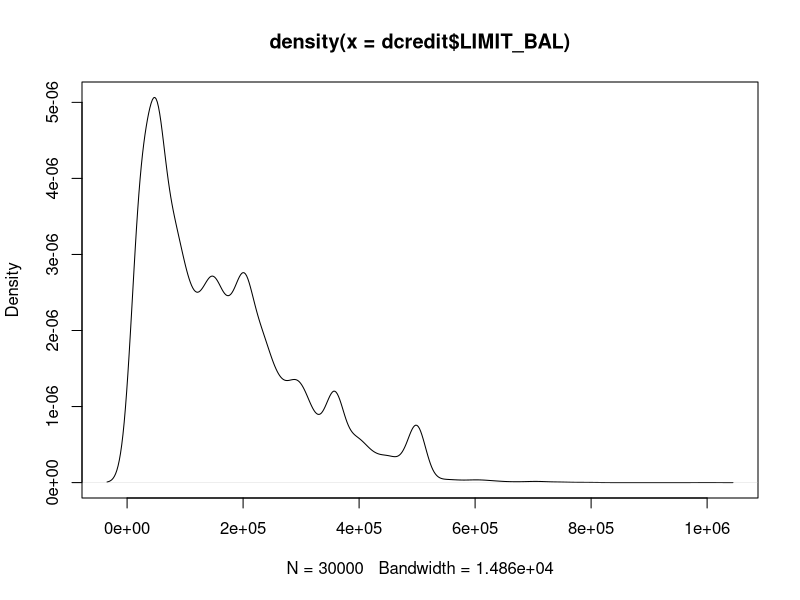
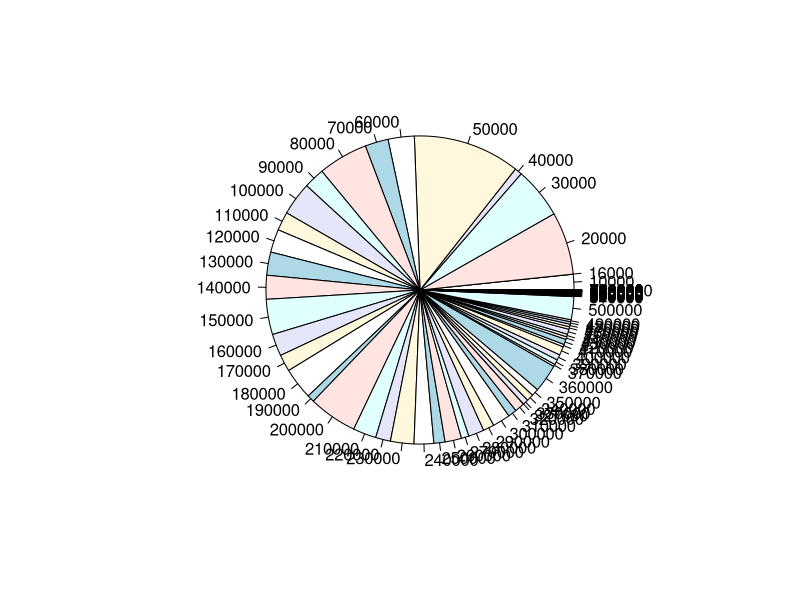
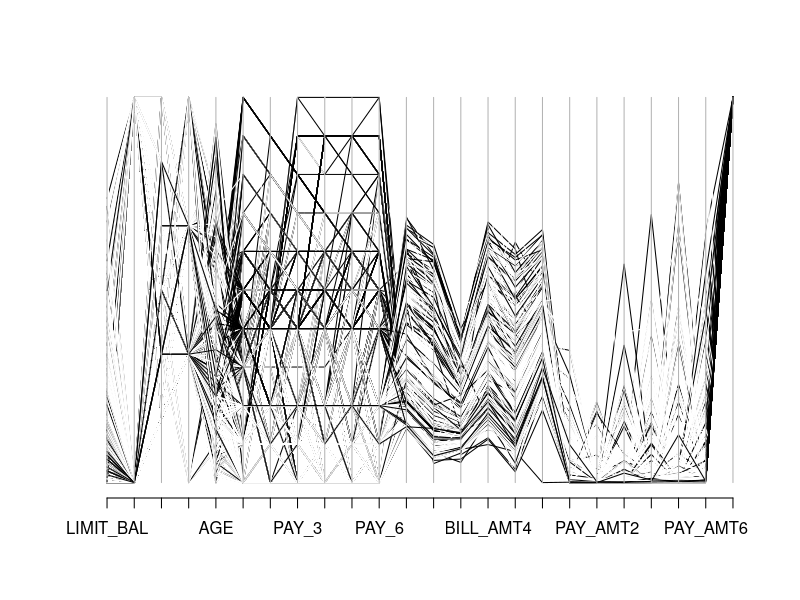

Reproduce these figures in R, in order. (Note: this script raises an error after producing the figures.)
rm(list=ls(all=TRUE));
dcredit = read.csv("test.csv" )
str(dcredit)
dim(dcredit)
names(dcredit)
head(dcredit)
tail(dcredit)
dcredit[100:105,]
dcredit[100:105,"ID"]
summary(dcredit)
quantile(dcredit$LIMIT_BAL)
quantile(dcredit$LIMIT_BAL, c(.1, .3, .65))
var(dcredit$LIMIT_BAL)
plot(density(dcredit$LIMIT_BAL))
pie(table(dcredit$LIMIT_BAL))
library(MASS)
parcoord(dcredit[2:25], col=dcredit$default.payment.next.month)

#prepare data
k <- c(1:30000);
trainIndex <- sample(k,20000);

set.seed(1234)
ind <- sample(2, nrow(dcredit), replace=TRUE, prob=c(0.7, 0.3))
trainData <- dcredit[ind==1,]
testData <- dcredit[ind==2,]

#mode

#tree
library(party)

myFormula <- VAL~ LIMIT_BAL + SEX + EDUCATION + MARRIAGE + AGE + PAY_0 + PAY_2 + PAY_3 + PAY_4 + PAY_5 + PAY_6 + BILL_AMT1 + BILL_AMT2 + BILL_AMT3 + BILL_AMT4 + BILL_AMT5 + BILL_AMT6 + PAY_AMT1 + PAY_AMT2 + PAY_AMT3 + PAY_AMT4 + PAY_AMT5 + PAY_AMT6

credit_tree <- ctree(myFormula, data=trainData)
table(predict(credit_tree), trainData$VAL)

treePred <- predict(credit_tree, newdata= testData)
table(treePred,testData$VAL)

#nnet
library(nnet)

nnetFormula <- default.payment.next.month ~ LIMIT_BAL + SEX + EDUCATION + MARRIAGE + AGE + PAY_0 + PAY_2 + PAY_3 + PAY_4 + PAY_5 + PAY_6 + BILL_AMT1 + BILL_AMT2 + BILL_AMT3 + BILL_AMT4 + BILL_AMT5 + BILL_AMT6 + PAY_AMT1 + PAY_AMT2 + PAY_AMT3 + PAY_AMT4 + PAY_AMT5 + PAY_AMT6

credit_nnt<- nnet(myFormula, data = trainData,  size=2, rang =0.1, decay=5e-4,maxit=200);
table(predict(credit_nnt),trainData$VAL);

nntPred <- predict(credit_nnt, testData);
table(nntPred,testData$VAL);

#svm
library(e1071)

svmFormula <- nnetFormula

#svmMode <-svm(svmFormula, data=dcredit)
credit_svm <-svm(myFormula, data=trainData);
table(predict(credit_svm), trainData$VAL);

svmPre <- predict(credit_svm,testData);
table(svmPre, testData$VAL);
